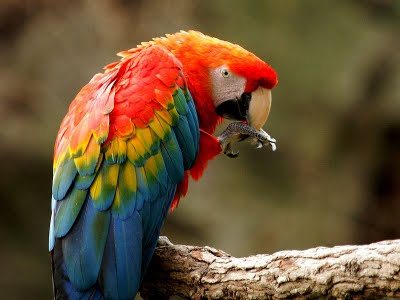
//> input picture issue_19/arara.jpg, 400 x 300 px
$ ./main   (built with g++ and OpenCV 4)
//> lines starting //> are read from the running program, lines starting //| are printed output that depends on the picture; after the words box and inside, x2 and y2 are one past the last pixel; in counts of white or black regions, pixels touching at a corner belong together
#include <opencv/cv.h>
#include <opencv/highgui.h>
#include <opencv/cvaux.h>
#include <opencv/cxcore.h>
#include <opencv/ml.h>
#include <stdlib.h>
#include <stdio.h>
using namespace cv;
using namespace std;

Mat histograma(Mat imagem){
    int vet[256],x,y,num;
    int ma=0;
    for (x=0; x<256; x++) {
        vet[x]=0;
    }
    for (x=0; x<imagem.rows; x++) {
        for (y=0; y<imagem.cols; y++) {
            num=0;
            num=imagem.at<uchar>(x,y);
            vet[num]++;
        }
    }
    for (x=0; x<256; x++) {
        if (ma==0)
            ma=vet[x];
        if (vet[x]>ma)
            ma=vet[x];
    }
    int max=ma/200;
    for (x=0; x<256; x++) {
        vet[x]=vet[x]/max;
    }
    Mat_<Vec3b> histogram(200,256,CV_8UC3);
    for (x=0; x<histogram.rows; x++) {
        for (y=0; y<histogram.cols; y++) {
            if (x>=histogram.rows-vet[y]) {
                histogram(x,y)[0]=0;
                histogram(x,y)[1]=0;
                histogram(x,y)[2]=0;
            }
            else{
                histogram(x,y)[0]=255;
                histogram(x,y)[1]=255;
                histogram(x,y)[2]=255;
            }
        }
    }
    return histogram;
}

int main(){
    Mat sobel,hist,histsobel;
    Mat image=imread("/Users/wellcome/Desktop/PDI_LISTA/arara.jpg",1);
//> image is the input picture: 300 rows x 400 cols, CV_8UC3; mean B, G, R 54.4, 82.8, 105.2
    cvtColor(image, image, CV_RGB2GRAY);
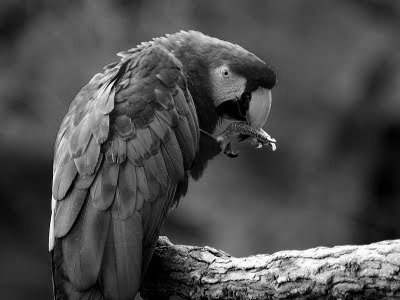
//> image: 300 rows x 400 cols, CV_8UC1; min 0, max 255, mean 76.9
    hist=histograma(image);
//> the loop in histograma, `for (x=0; x<imagem.rows; x++)` made 300 passes
//> num on passes 1 to 3: 62, 62, 62
//> after the loop in histograma, `for (x=0; x<imagem.rows; x++)`: num = 53; vet = 256 values, max 1900 at index 87, min 1 at index 255, mean 468.8
//> the loop in histograma, `for (x=0; x<256; x++)` made 256 passes
//> ma on passes 1, 2, 22, 23, 25, 27, 29, 30, 31, 43, 46, 47: 226, 571, 631, 702, 782, 803, 873, 922, 948, 966, 978, 1031
//> after the loop in histograma, `for (x=0; x<256; x++)`: ma = 1900
//> in histograma, `int max=ma/200;`: max = 9
//> after the loop in histograma, `for (x=0; x<256; x++)`: vet = 256 values, max 211 at index 87, min 0 at index 255, mean 51.64
//> after the loop in histograma, `for (x=0; x<histogram.rows; x++)`:
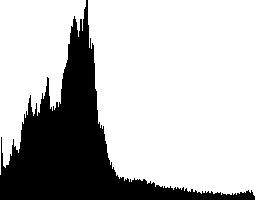
//> histogram: 200 rows x 256 cols, CV_8UC3; 74.2% white; 1 black region, box (x1, y1, x2, y2) and area: (0, 0, 255, 200) 13205

    //Aplicação do Sobel//
    int Gx,Gy;
    Mat_<uchar> filtro_sobel(image.rows,image.cols,1);

    for(int x=0; x<filtro_sobel.rows; x++){
        for(int y=0; y<filtro_sobel.cols; y++){
            filtro_sobel.at<uchar>(x,y)=0;
        }
    }
//> filtro_sobel: 300 rows x 400 cols, CV_8UC1; every value is 0

    for(int y=1; y< filtro_sobel.rows -1 ; y++)
    {
        for(int x=1;x< filtro_sobel.cols -1 ;x++)
        {
            //Aplicacao do Sobel, Varrendo verticalmente e horizontalmente com as mascaras sobel.
            //   Horizontal     Vertical
            // | +1 +2 +1 |    | -1 0 +1 |
            // |  0  0  0 |    | -2 0 +2 |
            // | -1 -2 -1 |    | -1 0 +1 |

            Gx = (1)*image.at<uchar>(y-1,x-1) + (2)*image.at<uchar>(y-1,x) + (1)*image.at<uchar>(y-1,x+1) + (-1)*image.at<uchar>(y+1,x-1) + (-2)*image.at<uchar>(y+1,x) + (-1)*image.at<uchar>(y+1,x+1);
            Gy = (1)*image.at<uchar>(y-1,x-1) + (-1)*image.at<uchar>(y-1,x+1) + (2)*image.at<uchar>(y,x-1) + (-2)*image.at<uchar>(y,x+1) + (1)*image.at<uchar>(y+1,x-1) + (-1)*image.at<uchar>(y+1,x+1);
            //    ____________
            // G=\|Gx^2 + Gy^2 '
            //
            filtro_sobel.at<uchar>(y,x) = (int)sqrt(pow(Gx,2)+pow(Gy,2));
        }
    }
//> this loop made 298 passes
//> (Gx, Gy) on passes 1 to 3: (0, -8), (6, -8), (2, -8)
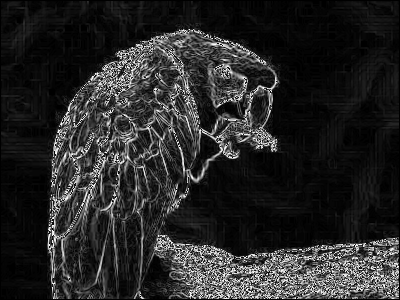
//> filtro_sobel: 300 rows x 400 cols, CV_8UC1; min 0, max 255, mean 39.9
//> after the loop, Gx = -103; Gy = -9
    histsobel=histograma(filtro_sobel);
//> after the loop in histograma (call 2), `for (x=0; x<imagem.rows; x++)`: num = 0; vet = 256 values, max 10328 at index 4, min 43 at index 248, mean 468.8
//> the loop in histograma (call 2), `for (x=0; x<256; x++)` made 256 passes
//> ma on passes 1, 5: 4244, 10328
//> after the loop in histograma (call 2), `for (x=0; x<256; x++)`: ma = 10328
//> in histograma (call 2), `int max=ma/200;`: max = 51
//> after the loop in histograma (call 2), `for (x=0; x<256; x++)`: vet = 256 values, max 202 at index 4, min 0 at index 214, mean 8.77
//> after the loop in histograma (call 2), `for (x=0; x<histogram.rows; x++)`:
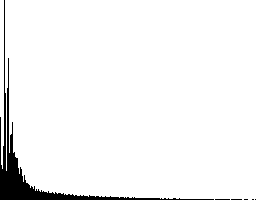
//> histogram: 200 rows x 256 cols, CV_8UC3; 95.6% white; 6 black regions (5 under 20 px), largest, box (x1, y1, x2, y2) and area: (0, 0, 214, 200) 2209

    imshow("Imagem", image);
    imshow("Histograma_Image", hist);
    imshow("Image_sobel", filtro_sobel);
    imshow("Histograma_sobel", histsobel);

    imwrite("/Users/wellcome/Desktop/PDI_LISTA/image_gray.jpg", image);
    imwrite("/Users/wellcome/Desktop/PDI_LISTA/histograma_image.jpg", hist);
    imwrite("/Users/wellcome/Desktop/PDI_LISTA/image_sobel.jpg", filtro_sobel);
    imwrite("/Users/wellcome/Desktop/PDI_LISTA/histograma_sobel.jpg", histsobel);
    waitKey();
}
